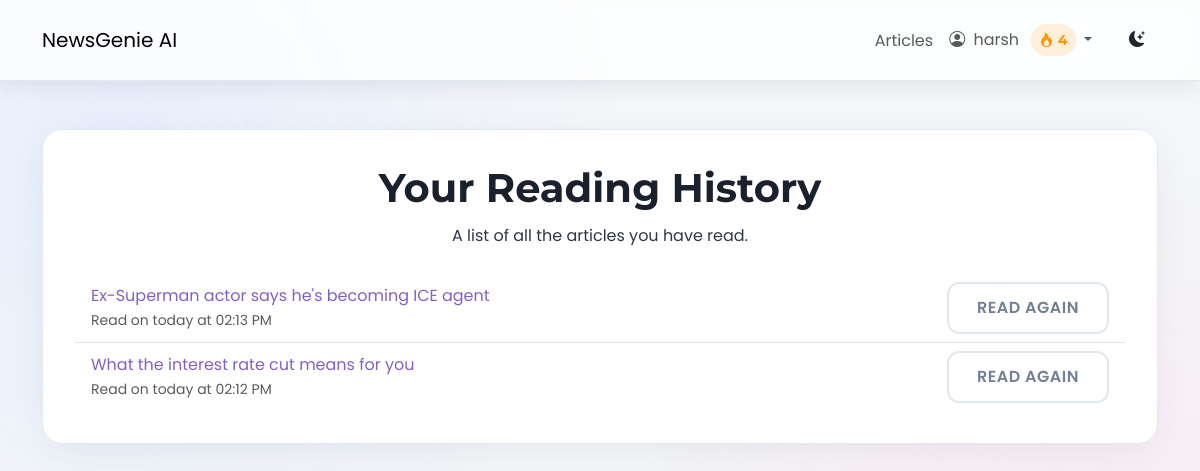
Page /history/ (signed in) on the committed database.
### users/models.py (models this page shows, shortened)
class Profile(models.Model):
    user = models.OneToOneField(User, on_delete=models.CASCADE)
    bio = models.TextField(max_length=500, blank=True, null=True)
    streak_count = models.IntegerField(default=0)
    last_login_date = models.DateField(null=True, blank=True)

### news/models.py (models this page shows, shortened)
class ReadingHistory(models.Model):
    user = models.ForeignKey(User, on_delete=models.CASCADE)
    article = models.ForeignKey(Article, on_delete=models.CASCADE)
    read_at = models.DateTimeField(default=timezone.now)

class Article(models.Model):
    title = models.CharField(max_length=255)
    author = models.CharField(max_length=100, default="Unknown")
    content = models.TextField()
    url = models.URLField(unique=True)
    source = models.CharField(max_length=100)
    published_at = models.DateTimeField()
    summary = models.TextField(blank=True, null=True)
    category = models.ManyToManyField(Category, related_name='articles')
    approved = models.BooleanField(default=False)
    audio_file = models.FileField(upload_to='news_audio/', blank=True, null=True)
    reading_time = models.PositiveIntegerField(default=0, help_text="Estimated reading time in minutes")
    is_spotlighted = models.BooleanField(default=False, help_text="Check this to feature this article on the articles page.")
    def approved_status(self):
        return self.approved
    approved_status.boolean = True
    approved_status.short_description = "Approved"

### news/views.py (the view)
# urls.py: path('history/', views.reading_history, name="history"),
@login_required
def reading_history(request):
    history = ReadingHistory.objects.filter(user=request.user).order_by('-read_at')
    if request.user.is_authenticated:
        article_ids = [h.article.id for h in history]
        liked_articles_ids = ArticleLike.objects.filter(user=request.user, article__id__in=article_ids).values_list('article__id', flat=True)
        bookmarked_articles_ids = Bookmark.objects.filter(user=request.user, article__id__in=article_ids).values_list('article__id', flat=True)
        for h in history:
            h.article.is_liked_by_user = h.article.id in liked_articles_ids
            h.article.is_bookmarked_by_user = h.article.id in bookmarked_articles_ids
    return render(request, "news/reading_history.html", {"history": history})

### news/templates/news/reading_history.html (shortened to what this page needs)
{% extends 'news/base.html' %}
{% load static %}
{% load humanize %}
{% block content %}
<div class="reading-history-container app-card text-center mt-5">
    <div class="page-header-section">
        <h1 class="page-title-heading">Your Reading History</h1>
        <p class="page-subtitle-text">A list of all the articles you have read.</p>
    </div>
    {% if history %}
    <div class="mt-4">
        <ul class="list-group list-group-flush reading-history-list">
            {% for entry in history %}
            <li class="list-group-item d-flex justify-content-between align-items-center reading-history-item">
                <div class="text-start flex-grow-1">
                    <a href="{% url 'news:detail' entry.article.pk %}" class="reading-history-link">{{ entry.article.title }}</a>
                    <p class="small text-muted mb-0">Read on {{ entry.read_at|naturalday }} at {{ entry.read_at|time:"h:i A" }}</p>
                </div>
                <div class="ms-3">
                    <a href="{% url 'news:detail' entry.article.pk %}" class="btn app-btn outline-btn read-again-btn">Read Again</a>
                </div>
            </li>
            {% endfor %}
        </ul>
    </div>
    {% else %}
    <div class="text-center py-5">
        <p class="lead">You haven't read any articles yet.</p>
        <a href="{% url 'news:article_list' %}" class="btn app-btn primary-btn mt-3">Explore Articles</a>
    </div>
    {% endif %}
</div>
{% endblock %}

### templates/news/base.html (shortened to what this page needs)
{% load static %}
<!DOCTYPE html>
<html lang="en">
<head>
    <link href="https://cdn.jsdelivr.net/npm/bootstrap@5.3.0/dist/css/bootstrap.min.css" rel="stylesheet">
    <link rel="stylesheet" href="https://cdn.jsdelivr.net/npm/bootstrap-icons@1.10.5/font/bootstrap-icons.css">
    <link rel="stylesheet" href="{% static 'css/newsgenie.css' %}">
</head>
<body class="{{ request.COOKIES.theme|default:'light' }}-mode">
    <header class="app-navbar navbar navbar-expand-lg sticky-top">
    <div class="container">
        <a class="navbar-brand navbar-brand-custom" href="{% url 'news:homepage' %}">NewsGenie AI</a>
        <div class="collapse navbar-collapse" id="navbarNav">
            <ul class="navbar-nav ms-auto align-items-center">
                {% if user.is_authenticated %}
                    <li class="nav-item">
                        <a class="nav-link nav-link-custom" href="{% url 'news:article_list' %}">Articles</a>
                    </li>
                    <li class="nav-item dropdown">
                        <a class="nav-link nav-link-custom dropdown-toggle" href="#" id="navbarDropdown" role="button" data-bs-toggle="dropdown" aria-expanded="false">
                            <i class="bi bi-person-circle me-1"></i>
                            {{ user.username }}
                            <span class="streak-indicator ms-2">
                                <i class="bi bi-fire"></i> {{ user.profile.streak_count }}
                            </span>
                        </a>
                    </li>
                {% endif %}
                <li class="nav-item ms-3">
                    <button id="theme-toggle" class="btn theme-toggle-btn">
                        <i class="bi bi-moon-stars-fill"></i>
                    </button>
                </li>
            </ul>
        </div>
    </div>
</header>
    <main class="container my-5 app-content-wrapper">
        {% block content %}{% endblock %}
    </main>
</body>
</html>

### news/static/css/newsgenie.css (style rules this page uses)
:root { --font-heading: 'Montserrat', sans-serif; --font-body: 'Poppins', sans-serif; --light-bg-primary: #f4f7f9; --light-bg-secondary: #ffffff; --light-bg-tertiary: #eef2f5; --light-text-primary: #2d3748; --light-text-secondary: #718096; --light-heading-color: #1a202c; --light-border-color: #e2e8f0; --light-shadow-color: rgba(45, 55, 72, 0.1); --dark-bg-primary: #12121a; --dark-bg-secondary: #1a1a26; --dark-bg-tertiary: #242430; --dark-text-primary: #a9b3c1; --dark-text-secondary: #8a93a2; --dark-heading-color: #e8ecf3; --dark-border-color: #333344; --dark-shadow-color: rgba(0, 0, 0, 0.25); --accent-purple-start: #8360c3; --accent-purple-end: #2ebf91; --accent-blue-start: #4a90e2; --accent-blue-end: #6dd5ed; --accent-pink-start: #d4418e; --accent-pink-end: #0652c5; --accent-red: #e53e3e; --accent-green: #38a169; --accent-yellow: #d69e2e; --gradient-primary: linear-gradient(135deg, var(--accent-purple-start) 0%, var(--accent-purple-end) 100%); --gradient-secondary: linear-gradient(135deg, var(--accent-blue-start) 0%, var(--accent-blue-end) 100%); --gradient-danger: linear-gradient(135deg, var(--accent-pink-start) 0%, var(--accent-pink-end) 100%); --gradient-text: linear-gradient(135deg, #6a11cb 0%, #2575fc 100%); --border-radius-sm: 8px; --border-radius-md: 12px; --border-radius-lg: 20px; --spacing-xs: 4px; --spacing-sm: 8px; --spacing-md: 16px; --spacing-lg: 24px; --spacing-xl: 32px; --spacing-xxl: 48px; --transition-fast: 0.15s ease-in-out; --transition-normal: 0.3s cubic-bezier(0.25, 0.8, 0.25, 1); --transition-slow: 0.5s ease-in-out; }
*, *::before, *::after { box-sizing: border-box; margin: 0; padding: 0; }
html { scroll-behavior: smooth; }
body { font-family: var(--font-body); font-size: 16px; line-height: 1.7; background-color: var(--light-bg-primary); color: var(--light-text-primary); transition: background-color var(--transition-normal), color var(--transition-normal); position: relative; min-height: 100vh; overflow-x: hidden; }
body::before { content: ''; position: fixed; top: 0; left: 0; width: 100%; height: 100%; z-index: -1; pointer-events: none; background: radial-gradient(circle at 10% 20%, #e0e7ff, transparent 40%), radial-gradient(circle at 90% 80%, #ffe0f0, transparent 40%); opacity: 0.6; transition: opacity var(--transition-slow); }
h1, h2, h3, h4, h5, h6 { font-family: var(--font-heading); font-weight: 700; color: var(--light-heading-color); line-height: 1.3; transition: color var(--transition-normal); }
a { color: var(--accent-purple-start); text-decoration: none; transition: color var(--transition-fast); }
.app-card { background-color: var(--light-bg-secondary); border-radius: var(--border-radius-lg); box-shadow: 0 10px 40px -10px var(--light-shadow-color); border: 1px solid var(--light-border-color); transition: all var(--transition-normal); padding: var(--spacing-xl); }
.app-btn { padding: 12px 28px; font-size: 1rem; font-weight: 600; border-radius: var(--border-radius-md); border: none; cursor: pointer; transition: all var(--transition-normal); text-align: center; display: inline-flex; align-items: center; justify-content: center; text-transform: uppercase; letter-spacing: 0.5px; }
.app-btn.outline-btn { background: transparent; border: 2px solid var(--light-border-color); color: var(--light-text-secondary); }
.app-navbar { background-color: rgba(255, 255, 255, 0.8) !important; backdrop-filter: saturate(180%) blur(10px); box-shadow: 0 4px 20px var(--light-shadow-color); border-bottom: 1px solid var(--light-border-color); transition: all var(--transition-normal); padding: 1rem 0; }
.streak-indicator { display: inline-flex; align-items: center; background-color: rgba(255, 152, 0, 0.15); color: #ff9800; padding: 4px 8px; border-radius: 50px; font-size: 0.9rem; font-weight: 700; font-family: var(--font-heading); }
.streak-indicator i { color: #ff9800; margin-right: 4px; }

### rows in the picture
ReadingHistory: article "Ex-Superman actor says he's becoming ICE agent", read_at "today", read_at "02:13 PM"
ReadingHistory: article "What the interest rate cut means for you", read_at "today", read_at "02:12 PM"

### other values in the picture
{{ user.username }} "harsh"
{{ user.profile.streak_count }} "4"
